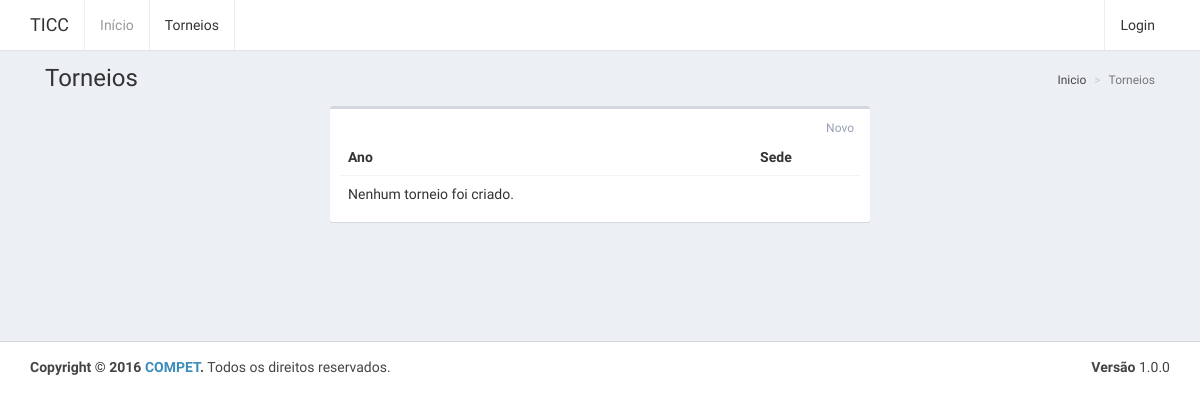
Page /torneios on the earlier database version.
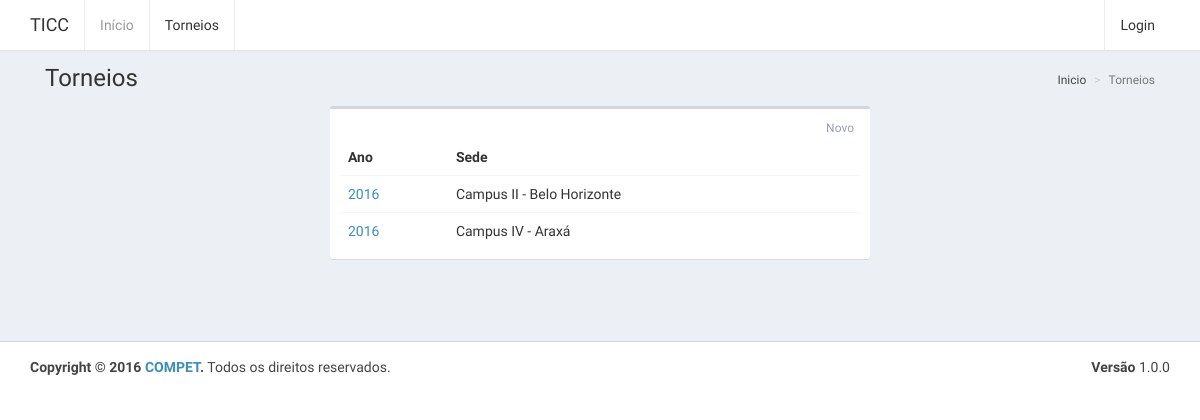
Same page on the later database version.
### website/models.py (models this page shows, shortened)
class Torneio(models.Model):
	sede = models.ForeignKey(Campus, on_delete=models.CASCADE, default=None)
	responsavel = models.ForeignKey(User)
	inicio = models.DateField()
	termino = models.DateField()
	def __str__(self):
		return str(self.inicio.year)

class Campus(models.Model):
	cidade = models.CharField(max_length=255)
	numero = models.CharField(max_length=2)
	def __str__(self):
		return 'Campus ' + self.numero + ' - ' + self.cidade

### website/views.py (the view)
# urls.py: url(r'torneios$', views.torneios),
def torneios(request):
	context = {
		'torneios': Torneio.objects.all(),
		'breadcrumb': [
			{'nome': 'Inicio', 'link': '/'},
			{'nome': 'Torneios'},
		]
	}
	return render(request, 'torneios.html', context)

### templates/torneios.html
{% extends "base.html" %}
{% block content-title %}
	Torneios
{% endblock content-title %}
{% block breadcrumb %}
	{% include "breadcrumb.html" %}
{% endblock breadcrumb %}
{% block content %}
	    <div class="row">
	        <div class="col-md-6 col-md-offset-3">
	            <div class="box">
	                <div class="box-header">
	                    <div class="box-tools pull-right">
	                        <a href="/torneios/novo" class="btn btn-box-tool">Novo</a>
	                    </div>
	                </div>
	                <div class="box-body">
	                    <table class="table">
	                        <tr>
	                            <th>Ano</th>
	                            <th>Sede</th>
	                        </tr>
	                        {% if not torneios %}
	                        	<tr>
	                        		<td>
		                        		Nenhum torneio foi criado.
	                        		</td>
	                        		<td></td>
	                        	</tr>
	                        {% endif %}
	                        {% for torneio in torneios %}
	                        	<tr>
	                        	    <td>
	                        	    	<a href="/torneios/{{ torneio.id }}">{{ torneio }}</a>
	                        	    </td>
	                        	    <td>{{ torneio.sede }}</td>
	                        	</tr>
	                        {% endfor %}
	                    </table>
	                </div>
	            </div>
	        </div>
	    </div>
{% endblock content %}

### templates/base.html (shortened to what this page needs)
<!DOCTYPE html>
<html>
<head>
    {% include "css.html" %}
</head>
<body class="hold-transition skin-black layout-top-nav" onload="initMap()">
    <div class="wrapper">
        {% include "header.html" %}
        <div class="content-wrapper">
            <div class="container">
                <section class="content-header">
                    <h1>
                        {% block content-title %}
                        {% endblock content-title %}
                    </h1>
                        {% block breadcrumb %}
                        {% endblock breadcrumb %}
                </section>
                <section class="content">
                    {% block content %}
                    {% endblock content %}
                </section>
            </div>
        </div>
        {% include "footer.html" %}
    </div>
</body>
</html>

### templates/css.html
<link rel="stylesheet" href="/static/bootstrap/css/bootstrap.min.css">
<link rel="stylesheet" href="https://cdnjs.cloudflare.com/ajax/libs/font-awesome/4.5.0/css/font-awesome.min.css">
<link rel="stylesheet" href="https://cdnjs.cloudflare.com/ajax/libs/ionicons/2.0.1/css/ionicons.min.css">
<link rel="stylesheet" href="/static/dist/css/AdminLTE.min.css">
<link rel="stylesheet" href="/static/dist/css/skins/_all-skins.min.css">
<link rel="stylesheet" href="/static/dist/css/style.css">

### templates/header.html (shortened to what this page needs)
<header class="main-header">
    <nav class="navbar navbar-static-top">
        <div class="container">
            <div class="navbar-header">
                <a href="/" class="navbar-brand">TICC</a>
            </div>
            <div class="collapse navbar-collapse pull-left" id="navbar-collapse">
                <ul class="nav navbar-nav">
                    <li class="active">
                        <a href="/">Início</a></li>
                    <li>
                        <a href="/torneios">Torneios</a>
                    </li>
                </ul>
            </div>
            <div class="navbar-custom-menu">
                <ul class="nav navbar-nav">
                    <li><a href="#">Login</a></li>
                </ul>
            </div>
        </div>
    </nav>
</header>

### templates/breadcrumb.html
<ol class="breadcrumb">
    {% for item in breadcrumb %}
        {% if item.link %}
            <li>
                <a href="{{ item.link }}">{{ item.nome }}</a>
            </li>
        {% else %}
            <li class="active">{{ item.nome }}</li>
        {% endif %}
    {% endfor %}
</ol>

### templates/footer.html
 <footer class="main-footer">
    <div class="container">
        <div class="pull-right hidden-xs">
            <b>Versão</b> 1.0.0
        </div>
        <strong>Copyright &copy; 2016 <a href="http://compet.decom.cefetmg.br">COMPET</a>.</strong> Todos os direitos reservados.
    </div>
</footer>

Differences in the rows shown:
added Torneio: inicio "2016", sede "Campus II - Belo Horizonte"
added Torneio: inicio "2016", sede "Campus IV - Araxá"
Other differences:
text no longer shown: "Nenhum torneio foi criado."
